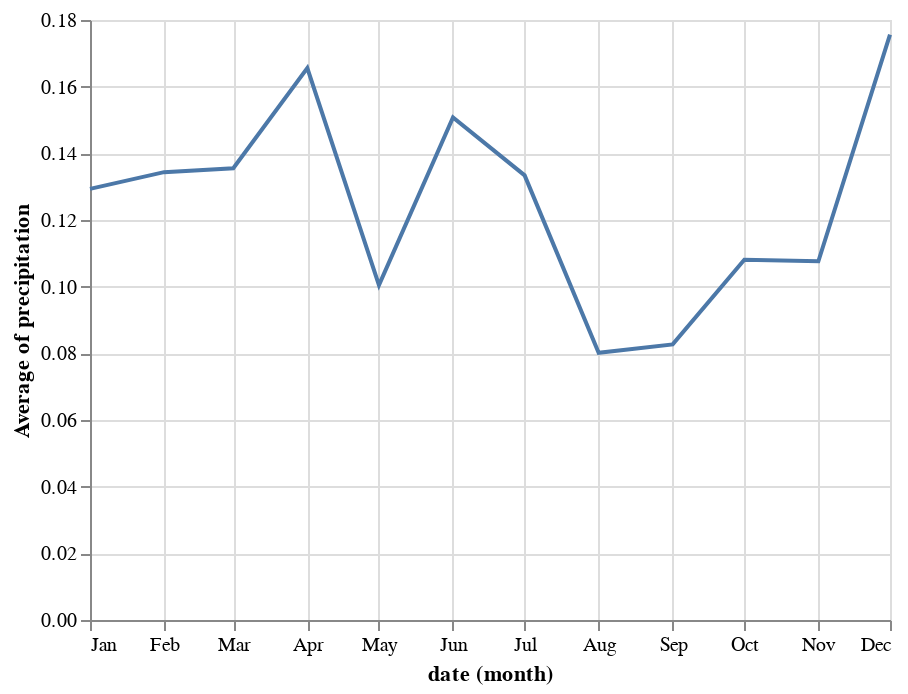

Notebook code for this chart:
### Markdown cell above
A continuación, veamos como cambia el tiempo en Nueva York a lo largo del año:

### Code cell
alt.Chart(data).mark_line().encode(
    x='month(date):T',
    y='average(precipitation)'
)

### Figure 1 — Vega-Lite specification as saved in the notebook (floating-point values rounded to 4 significant figures; data arrays with more than 128 entries replaced by an {"elided": "..."} marker saying what was removed)
{"config": {"view": {"continuousWidth": 400, "continuousHeight": 300}}, "data": {"name": "data-7fec6fe90563c58f2427fdb12bdee037"}, "mark": "line", "encoding": {"x": {"type": "temporal", "field": "date", "timeUnit": "month"}, "y": {"type": "quantitative", "aggregate": "average", "field": "precipitation"}}, "$schema": "https://vega.github.io/schema/vega-lite/v4.8.1.json", "datasets": {"data-7fec6fe90563c58f2427fdb12bdee037": {"elided": "883 records"}}}
